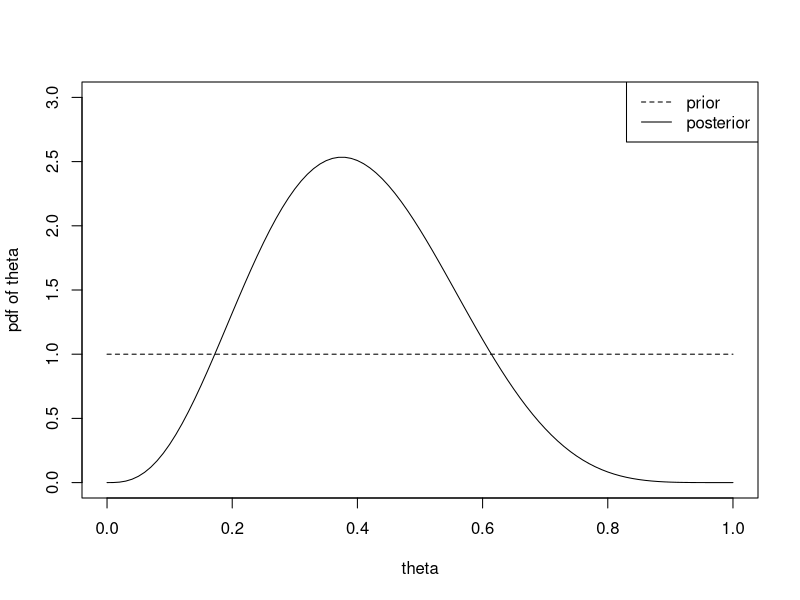
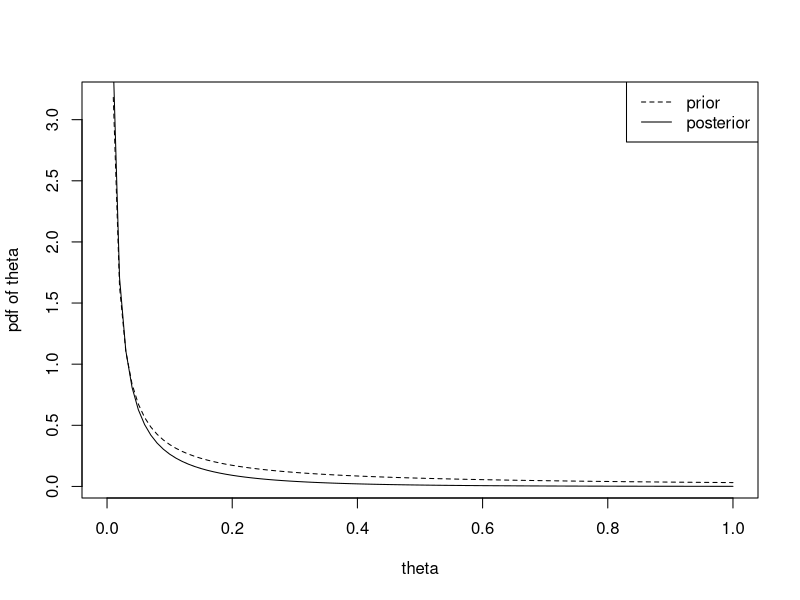
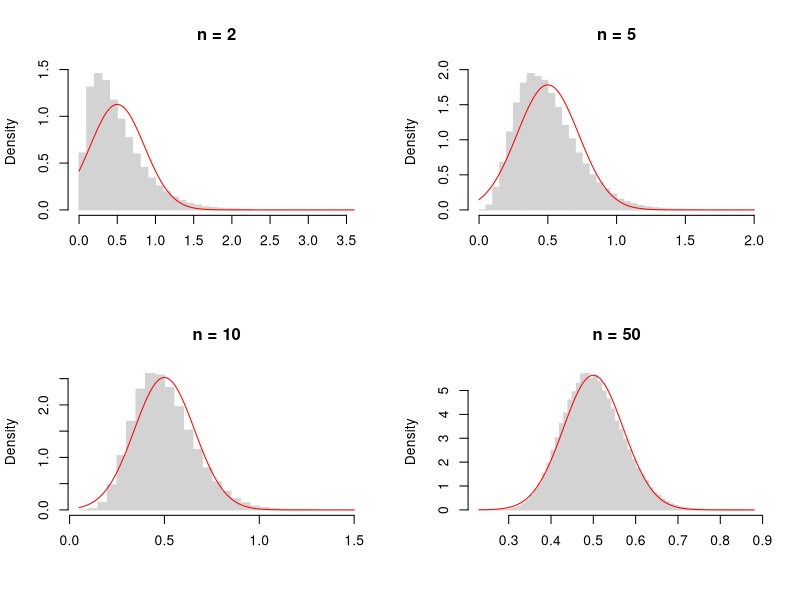
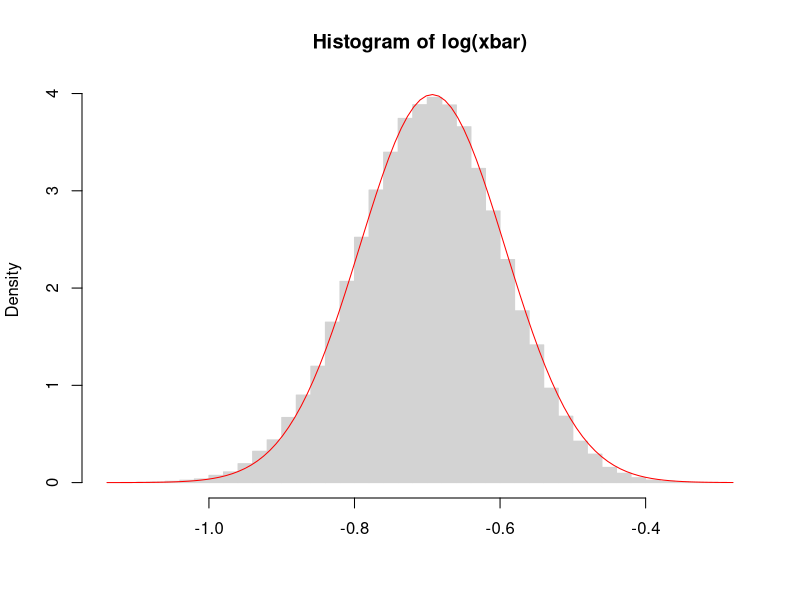

Recreate these plots in R, in order.
## ---- chunk 1
# Prior
curve(dunif(x, 0, 1), lty = 2, ylab = "pdf of theta", xlab = "theta", ylim = c(0, 3))

# Posterior
curve(dbeta(x, 4, 6), add = T)

legend("topright", legend = c("prior", "posterior"), lty = c(2, 1))

## ---- chunk 2
# Prior
curve(dgamma(x, 0.04, 0.2), lty = 2, ylab = "pdf of theta", xlab = "theta")

# Posterior
curve(dgamma(x, 0.04, 4), add = T)

legend("topright", legend = c("prior", "posterior"), lty = c(2, 1))
## ---- chunk 3
# Pick a theta
theta <- 0.5

# Simulation number
nsim <- 100000

# Sample sizes
n <- c(2, 5, 10, 50)

# Generate sample means
sim_fn <- function(n, theta) {
  replicate(nsim, mean(rexp(n, 1/theta)))
}
xbar <- lapply(n, sim_fn, theta = theta)

# Illustrate CLT
par(mfrow = c(2, 2))
for(i in 1:length(xbar)){
  hist(xbar[[i]],
       col = "lightgray", 
       border = "lightgray", 
       breaks = 50, 
       freq = F, 
       xlab = NULL,
       main = paste("n =", n[i]) 
  )
  curve(dnorm(x, theta, sd = sqrt(theta^2/n[i])), add = T, col = "red")
}

## ---- chunk 4
n <- 100
xbar <- replicate(nsim, mean(rexp(n, 1/theta)))
par(mfrow = c(1, 1))
hist(log(xbar), 
     col = "lightgray", 
     border = "lightgray", 
     breaks = 50, 
     freq = F, 
     xlab = NULL)
curve(dnorm(x, log(theta), sqrt(1/n)), add = T, col = "red")

